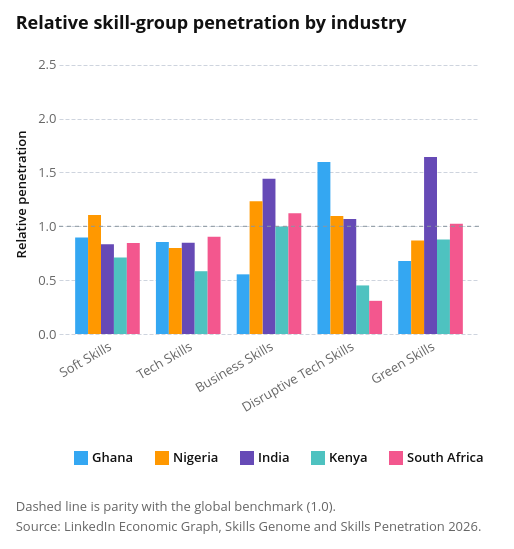

Source (notebook cell):
### Markdown cell above
### Pooled by country and industry (2017–2025)

This view applies the same relative penetration measure within industries. Select an industry from the menu to compare the selected countries.

### Code cell
industry_penetration = read_skills(
    "3B - SPP Ctry Ind", header=5, countries=COUNTRIES
).assign(
    **{c: lambda d, c=c: pd.to_numeric(d[c]) for c in ["Average", "Global", "Relative"]}
)
industry_penetration.to_csv(
    PROCESSED_PATH / "skill_penetration_industry.csv", index=False
)


def plot_industry_penetration(data, width=420, height=280):
    """Plot relative penetration by skill group and selected industry."""
    countries = [c for c in COUNTRIES if c in set(data["Country"])]
    industries = sorted(data["Industry"].unique())
    pick = alt.selection_point(
        fields=["Industry"],
        bind=alt.binding_select(options=industries, name="Industry  "),
        value=[{"Industry": industries[0]}],
    )
    top = data["Relative"].max() * 1.08
    base = alt.Chart(data).transform_filter(pick)
    bars = base.mark_bar().encode(
        x=alt.X("Skill:N", title=None, sort=SKILL_ORDER, axis=alt.Axis(labelAngle=-30)),
        xOffset=alt.XOffset("Country:N", sort=countries),
        y=alt.Y(
            "Relative:Q", title="Relative penetration", scale=alt.Scale(domain=[0, top])
        ),
        color=alt.Color("Country:N", scale=skill_scale(countries), title=None),
        tooltip=[
            "Country:N",
            "Industry:N",
            "Skill:N",
            alt.Tooltip("Relative:Q", format=".2f"),
            alt.Tooltip("Average:Q", format=".3f", title="National"),
            alt.Tooltip("Global:Q", format=".3f", title="Global"),
        ],
    )
    parity = (
        base.transform_aggregate(_rows="count()")
        .mark_rule(color=attaviz.REFERENCE, strokeDash=[4, 4])
        .encode(y=alt.datum(BENCHMARK))
    )
    chart = (
        alt.layer(bars, parity)
        .add_params(pick)
        .properties(
            width=width,
            height=height,
            title="Relative skill-group penetration by industry",
        )
    )
    return attaviz.add_caption(
        chart,
        ["Dashed line is parity with the global benchmark (1.0).", SKILLS_NOTE],
        align="left",
    )


plot_industry_penetration(industry_penetration)

### Figure 1 — Vega specification as saved in the notebook (floating-point values rounded to 4 significant figures; data arrays with more than 128 entries replaced by an {"elided": "..."} marker saying what was removed)
{"$schema": "https://vega.github.io/schema/vega/v6.json", "data": [{"name": "_server_source_0", "values": {"elided": "470 records"}}, {"name": "param_e63039fb138f35fd_store", "values": [{"unit": "view_15aa9283f4c3bca2_0", "fields": [{"type": "E", "field": "Industry"}], "values": ["Accommodation and Food Services"]}]}, {"name": "source_0", "source": "_server_source_0", "transform": [{"type": "filter", "expr": "!length(data(\"param_e63039fb138f35fd_store\")) || vlSelectionTest(\"param_e63039fb138f35fd_store\", datum)"}, {"type": "project", "fields": ["Average", "Country", "Global", "Industry", "Relative", "Skill"]}]}, {"name": "data_0", "source": "source_0", "transform": [{"type": "formula", "expr": "indexof([\"Ghana\",\"Nigeria\",\"India\",\"Kenya\",\"South Africa\"], datum['Country'])", "as": "_Country_sort_index"}, {"type": "formula", "expr": "datum[\"Skill\"]===\"Soft Skills\" ? 0 : datum[\"Skill\"]===\"Tech Skills\" ? 1 : datum[\"Skill\"]===\"Business Skills\" ? 2 : datum[\"Skill\"]===\"Disruptive Tech Skills\" ? 3 : datum[\"Skill\"]===\"Green Skills\" ? 4 : 5", "as": "x_Skill_sort_index"}, {"type": "formula", "expr": "datum[\"Country\"]===\"Ghana\" ? 0 : datum[\"Country\"]===\"Nigeria\" ? 1 : datum[\"Country\"]===\"India\" ? 2 : datum[\"Country\"]===\"Kenya\" ? 3 : datum[\"Country\"]===\"South Africa\" ? 4 : 5", "as": "xOffset_Country_sort_index"}, {"type": "project", "fields": ["Average", "Country", "Global", "Industry", "Relative", "Skill", "_Country_sort_index", "xOffset_Country_sort_index", "x_Skill_sort_index"]}]}, {"name": "data_1", "source": "data_0", "transform": [{"type": "stack", "field": "Relative", "groupby": ["Skill", "Country"], "sort": {"field": ["_Country_sort_index"], "order": ["descending"]}, "as": ["Relative_start", "Relative_end"], "offset": "zero"}, {"type": "filter", "expr": "isValid(datum[\"Relative\"]) && isFinite(+datum[\"Relative\"])"}, {"type": "project", "fields": ["Average", "Country", "Global", "Industry", "Relative", "Relative_end", "Relative_start", "Skill"]}]}, {"name": "data_2", "source": "source_0", "transform": [{"type": "aggregate", "groupby": [], "fields": [null], "ops": ["count"], "as": ["_rows"]}]}, {"name": "data_0_xOffset_domain_Country", "source": "data_0", "transform": [{"type": "aggregate", "groupby": ["Country"], "fields": ["xOffset_Country_sort_index"], "ops": ["min"], "as": ["sort_field"]}, {"type": "project", "fields": ["Country", "sort_field"]}]}, {"name": "data_0_concat_0_x_domain_Skill", "source": "data_0", "transform": [{"type": "aggregate", "groupby": ["Skill"], "fields": ["x_Skill_sort_index"], "ops": ["min"], "as": ["sort_field"]}, {"type": "project", "fields": ["Skill", "sort_field"]}]}], "signals": [{"name": "childHeight", "value": 280}, {"name": "unit", "value": {}, "on": [{"events": "pointermove", "update": "isTuple(group()) ? group() : unit"}]}, {"name": "param_e63039fb138f35fd_Industry", "init": "\"Accommodation and Food Services\"", "bind": {"input": "select", "options": ["Accommodation and Food Services", "Administrative and Support Services", "Construction", "Consumer Services", "Education", "Entertainment Providers", "Farming, Ranching, Forestry", "Financial Services", "Government Administration", "Holding Companies", "Hospitals and Health Care", "Manufacturing", "Oil, Gas, and Mining", "Professional Services", "Real Estate and Equipment Rental Services", "Retail", "Technology, Information and Media", "Transportation, Logistics, Supply Chain and Storage", "Utilities", "Wholesale"], "name": "Industry  "}}, {"name": "param_e63039fb138f35fd", "update": "vlSelectionResolve(\"param_e63039fb138f35fd_store\", \"union\", true, true)"}], "marks": [{"type": "group", "name": "concat_0_group", "encode": {"update": {"height": {"signal": "childHeight"}, "width": {"signal": "width"}}}, "signals": [{"name": "param_e63039fb138f35fd_tuple", "update": "param_e63039fb138f35fd_Industry !== null ? {fields: param_e63039fb138f35fd_tuple_fields, values: [param_e63039fb138f35fd_Industry]} : null"}, {"name": "param_e63039fb138f35fd_tuple_fields", "value": [{"type": "E", "field": "Industry"}]}, {"name": "param_e63039fb138f35fd_modify", "on": [{"events": {"signal": "param_e63039fb138f35fd_tuple"}, "update": "modify(\"param_e63039fb138f35fd_store\", param_e63039fb138f35fd_tuple, true)"}]}], "marks": [{"type": "rect", "name": "view_15aa9283f4c3bca2_0_marks", "from": {"data": "data_1"}, "encode": {"update": {"y": {"field": "Relative_end", "scale": "concat_0_y"}, "cornerRadiusTopRight": {"value": 0}, "tooltip": {"signal": "{\"Country\": isValid(datum[\"Country\"]) ? isArray(datum[\"Country\"]) ? join(datum[\"Country\"], '\\n') : datum[\"Country\"] : \"\"+datum[\"Country\"], \"Industry\": isValid(datum[\"Industry\"]) ? isArray(datum[\"Industry\"]) ? join(datum[\"Industry\"], '\\n') : datum[\"Industry\"] : \"\"+datum[\"Industry\"], \"Skill\": isValid(datum[\"Skill\"]) ? isArray(datum[\"Skill\"]) ? join(datum[\"Skill\"], '\\n') : datum[\"Skill\"] : \"\"+datum[\"Skill\"], \"Relative\": format(datum[\"Relative\"], \".2f\"), \"National\": format(datum[\"Average\"], \".3f\"), \"Global\": format(datum[\"Global\"], \".3f\")}"}, "width": {"signal": "max(0.25, bandwidth('xOffset'))"}, "cornerRadiusTopLeft": {"value": 0}, "x": {"field": "Skill", "scale": "concat_0_x", "offset": {"field": "Country", "scale": "xOffset"}}, "fill": {"field": "Country", "scale": "color"}, "y2": {"field": "Relative_start", "scale": "concat_0_y"}}}, "style": ["bar"], "interactive": true}, {"type": "rule", "name": "concat_0_layer_1_marks", "from": {"data": "data_2"}, "encode": {"update": {"stroke": {"value": "#8A969F"}, "x2": {"value": 0}, "x": {"field": {"signal": null, "datum": null, "group": "width", "parent": null}}, "y": {"value": 1, "scale": "concat_0_y"}, "strokeDash": {"value": [4, 4]}}}, "interactive": false, "style": ["rule"]}], "axes": [{"scale": "concat_0_y", "orient": "left", "maxExtent": 0, "grid": true, "aria": false, "domain": false, "tickCount": 5, "zindex": 0, "gridScale": "concat_0_x", "ticks": false, "minExtent": 0, "labels": false}, {"scale": "concat_0_x", "orient": "bottom", "grid": false, "labelAlign": "right", "tickCount": 5, "labelAngle": 330, "tickSize": 0, "zindex": 0, "labelBaseline": "top", "labelPadding": 6}, {"scale": "concat_0_y", "orient": "left", "grid": false, "zindex": 0, "labelOverlap": true, "title": "Relative penetration", "tickCount": 5}], "title": {"text": "Relative skill-group penetration by industry", "anchor": "start", "offset": 21}, "style": "cell"}], "scales": [{"name": "xOffset", "type": "band", "domain": {"data": "data_0_xOffset_domain_Country", "field": "Country", "sort": {"op": "max", "field": "sort_field"}}, "range": [0, {"signal": "bandwidth('concat_0_x')"}]}, {"name": "color", "type": "ordinal", "domain": ["Ghana", "Nigeria", "India", "Kenya", "South Africa"], "range": ["#34A7F2", "#FF9800", "#664AB6", "#4EC2C0", "#F3578E"]}, {"name": "concat_0_x", "type": "band", "domain": {"data": "data_0_concat_0_x_domain_Skill", "field": "Skill", "sort": {"op": "max", "field": "sort_field"}}, "range": [0, {"signal": "width"}], "paddingOuter": 0.2, "paddingInner": 0.2}, {"name": "concat_0_y", "type": "linear", "domain": [0, 2.497], "range": [{"signal": "childHeight"}, 0], "zero": true, "nice": true}], "title": {"text": ["Dashed line is parity with the global benchmark (1.0).", "Source: LinkedIn Economic Graph, Skills Genome and Skills Penetration 2026."], "offset": 21, "color": "#666666", "anchor": "start", "lineHeight": 20, "fontWeight": 400, "orient": "bottom", "font": "Open Sans, sans-serif", "fontSize": 13}, "padding": 15, "width": 420, "background": "white", "legends": [{"fill": "color", "direction": "horizontal", "symbolType": "square"}], "layout": {"padding": 18, "columns": 1, "bounds": "full", "align": "each"}, "config": {"range": {"category": ["#34A7F2", "#FF9800", "#664AB6", "#4EC2C0", "#F3578E", "#081079", "#0C7C68", "#AA0000", "#DDDA21"], "diverging": ["#920000", "#BD6126", "#E3A763", "#EFEFEF", "#80BDE7", "#3587C3", "#025288"], "heatmap": ["#E3F6FD", "#75CCEC", "#089BD4", "#0169A1", "#023B6F"], "ordinal": ["#E3F6FD", "#75CCEC", "#089BD4", "#0169A1", "#023B6F"], "ramp": ["#E3F6FD", "#75CCEC", "#089BD4", "#0169A1", "#023B6F"]}, "mark": {"tooltip": true}, "axis": {"domain": false, "grid": true, "gridColor": "#CED4DE", "gridDash": [4, 2], "gridWidth": 1, "labelFont": "Open Sans, sans-serif", "labelFontSize": 13, "labelFontWeight": 400, "labelColor": "#666666", "labelPadding": 3, "tickColor": "#CED4DE", "tickSize": 5, "tickCount": 5, "titleFont": "Open Sans, sans-serif", "titleFontSize": 13, "titleFontWeight": 600, "titleColor": "#111111", "titlePadding": 9}, "axisBand": {"labelPadding": 6, "tickSize": 0}, "axisX": {"grid": false, "tickSize": 0, "labelAngle": 0}, "axisY": {"domain": false, "ticks": false, "gridColor": "#CED4DE", "gridDash": [4, 2], "gridWidth": 1}, "legend": {"labelFont": "Open Sans, sans-serif", "labelFontSize": 13, "labelFontWeight": 600, "labelColor": "#111111", "titleFont": "Open Sans, sans-serif", "titleFontSize": 13, "titleFontWeight": 600, "titleColor": "#111111", "titlePadding": 3, "symbolSize": 196, "symbolStrokeWidth": 0, "padding": 15, "offset": 21, "columnPadding": 21, "orient": "bottom", "labelLimit": 200, "titleLimit": 200}, "style": {"cell": {"stroke": null}, "arc": {"stroke": "white", "strokeWidth": 1}, "area": {"opacity": 0.7}, "bar": {"cornerRadiusEnd": 0}, "line": {"strokeWidth": 4, "strokeCap": "round", "strokeJoin": "round"}, "point": {"size": 60, "stroke": "white", "strokeWidth": 1}, "rect": {"stroke": "#8A969F", "strokeWidth": 0.5}, "circle": {"stroke": "white", "strokeWidth": 1}, "square": {"stroke": "white", "strokeWidth": 1}, "geoshape": {"stroke": "#666666", "strokeWidth": 0.3, "strokeJoin": "round", "strokeCap": "round"}, "group-title": {"font": "Open Sans, sans-serif", "fontSize": 18, "fontWeight": 700, "lineHeight": 22, "fill": "#111111"}}, "title": {"subtitleColor": "#666666", "subtitleFont": "Open Sans, sans-serif", "subtitleFontSize": 15, "subtitleFontWeight": 400, "subtitleLineHeight": 18, "subtitlePadding": 3}}}
